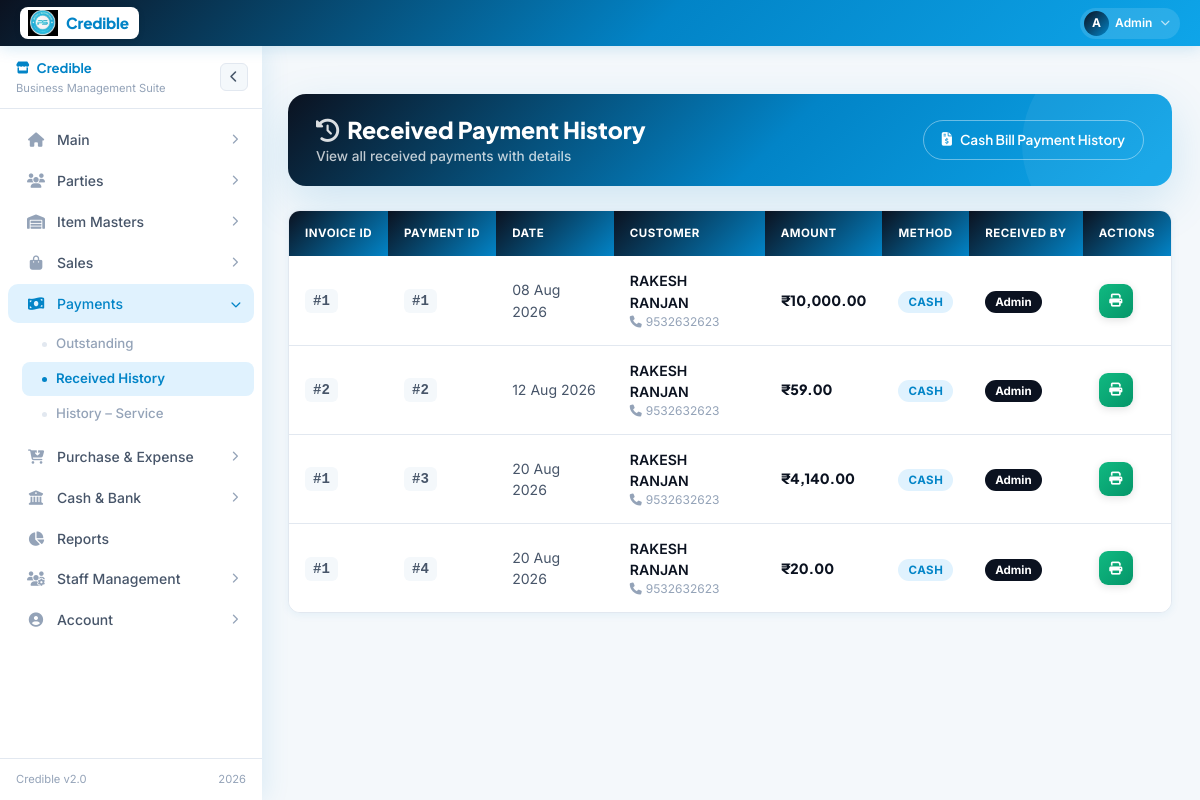
Page /payment_history.php (signed in) on the committed database.
### tables this page shows
CREATE TABLE `received_payments` (
  `id` int(11) NOT NULL AUTO_INCREMENT,
  `invoice_id` int(11) NOT NULL,
  `payment_method` varchar(50) NOT NULL,
  `amount` decimal(12,2) NOT NULL,
  `created_by` int(11) NOT NULL,
  `created_at` datetime DEFAULT current_timestamp(),
  `updated_at` datetime DEFAULT NULL,
  `receipt_id` int(11) DEFAULT NULL,
  PRIMARY KEY (`id`)
);

CREATE TABLE `invoices` (
  `id` int(11) NOT NULL AUTO_INCREMENT,
  `customer_name` varchar(255) NOT NULL,
  `customer_phone` varchar(50) NOT NULL,
  `customer_address` text DEFAULT NULL,
  `total_amount` decimal(12,2) NOT NULL,
  `created_by` int(11) NOT NULL,
  `created_at` datetime DEFAULT current_timestamp(),
  `tds_percent` decimal(5,2) DEFAULT 0.00,
  `tds_amount` decimal(10,2) DEFAULT 0.00,
  `invoice_no` varchar(50) DEFAULT NULL,
  `terms_text` text DEFAULT NULL,
  PRIMARY KEY (`id`)
);

### payment_history.php (the view, shortened to what this page needs)
<?php
require_once 'config.php';
include('layout.php');
try {
    $sql = "SELECT rp.*, i.customer_name, i.customer_phone, i.total_amount as invoice_amount,
                   COALESCE(u.full_name, cu.name) as received_by,
                   rp.created_by as created_by_id
            FROM received_payments rp
            JOIN invoices i ON rp.invoice_id = i.id
            LEFT JOIN users u ON rp.created_by = u.id
            LEFT JOIN create_users cu ON rp.created_by = cu.id
            WHERE 1=1 ";
    if (isset($_SESSION['user_type']) && $_SESSION['user_type'] === 'staff') {
        $sql .= " AND rp.created_by = ?";
        $stmt = $conn->prepare($sql);
        $stmt->bind_param("i", $_SESSION['user_id']);
        $stmt->execute();
        $res = $stmt->get_result();
    } else {
        $res = $conn->query($sql);
    }
    $payments = [];
    if ($res) {
        $payments = $res->fetch_all(MYSQLI_ASSOC);
    }
} catch (Exception $e) {
    $error_message = 'Failed to fetch payment history: ' . $e->getMessage();
}
?>
<link rel="stylesheet" href="https://cdnjs.cloudflare.com/ajax/libs/font-awesome/6.5.0/css/all.min.css">
<div class="content <?php echo isset($is_restricted) && !$is_restricted ? 'content-full' : ''; ?>">
    <div class="page-hero">
        <div class="page-title">
            <h4><i class="fas fa-history me-2" style="opacity: 0.85;"></i>Received Payment History</h4>
            <h6>View all received payments with details</h6>
        </div>
        <div class="hero-actions">
            <a href="cash_payment_history.php" class="btn-custom">
                <i class="fas fa-file-invoice-dollar"></i> Cash Bill Payment History
            </a>
        </div>
    </div>
    <div class="card">
        <div class="table-responsive">
            <table class="table">
                <thead>
                    <tr>
                        <th>Invoice ID</th>
                        <th>Payment ID</th>
                        <th>Date</th>
                        <th>Customer</th>
                        <th>Amount</th>
                        <th>Method</th>
                        <th>Received By</th>
                        <th>Actions</th>
                    </tr>
                </thead>
                <tbody>
                    <?php if (empty($payments)): ?>
                        <tr>
                            <td colspan="8" style="text-align: center; padding: 40px 20px; color: var(--text-muted);">
                                <i class="fas fa-search-dollar" style="font-size: 32px; opacity: 0.3; margin-bottom: 10px; display:block;"></i>
                                No payment records found.
                            </td>
                        </tr>
                    <?php else: ?>
                        <?php foreach ($payments as $payment): ?>
                            <tr>
                                <td><span class="invoice-badge">#<?php echo htmlspecialchars($payment['invoice_id']); ?></span></td>
                                <td><span class="invoice-badge">#<?php echo htmlspecialchars($payment['id']); ?></span></td>
                                <td style="color: var(--text-mid);"><?php echo date('d M Y', strtotime($payment['created_at'])); ?></td>
                                <td>
                                    <div style="font-weight: 600;"><?php echo htmlspecialchars($payment['customer_name']); ?></div>
                                    <div style="font-size: 0.75rem; color: var(--text-muted);"><i class="fas fa-phone me-1"></i><?php echo htmlspecialchars($payment['customer_phone'] ?? 'N/A'); ?></div>
                                </td>
                                <td class="amount-text">₹<?php echo number_format($payment['amount'], 2); ?></td>
                                <td>
                                    <span class="payment-method-badge">
                                        <?php echo htmlspecialchars(ucfirst($payment['payment_method'])); ?>
                                    </span>
                                </td>
                                <td>
                                    <span style="background: <?php echo ($payment['received_by'] ?? '') === 'Admin' ? 'var(--brand-dark)' : 'var(--success)'; ?>; color: white; padding: 4px 10px; border-radius: 50px; font-size: 0.72rem; font-weight: 700;">
                                        <?php echo htmlspecialchars($payment['received_by']); ?>
                                    </span>
                                </td>
                                <td>
                                    <div class="action-container">
                                        <a href="print_receipt.php?id=<?php echo $payment['id']; ?>&type=in" target="_blank" class="action-btn print" data-title="Print Receipt">
                                            <i class="fas fa-print"></i>
                                        </a>
                                    </div>
                                </td>
                            </tr>
                        <?php endforeach; ?>
                    <?php endif; ?>
                </tbody>
            </table>
        </div>
    </div>
</div>
<?php
$content = ob_get_clean();
echo $content;
?>

### layout.php (style rules this page uses)
:root { --brand: #0284c7; --brand-dark: #0b1220; --brand-mid: #0ea5e9; --brand-light: #e0f2fe; --brand-xlight: #f0f9ff; --gold: #0369a1; --white: #ffffff; --bg: #f4f8fb; --card: #ffffff; --border: #e2e8f0; --text: #0b1220; --text-mid: #475569; --text-muted: #94a3b8; --success: #16a34a; --danger: #dc2626; --nav-h: 46px; --sb-w: 262px; --sb-w-collapsed: 64px; --radius: 10px; --shadow-nav: 0 2px 16px rgba(2,132,199,.18); --shadow-sb: 4px 0 24px rgba(2,132,199,.10); --transition: 0.28s cubic-bezier(.4,0,.2,1); }
*, *::before, *::after { box-sizing: border-box; margin: 0; padding: 0; }
html { scroll-behavior: smooth; }
body { font-family: 'Inter', sans-serif; background: var(--bg); color: var(--text); overflow-x: hidden; }

### rows in the picture
received_payments: invoice "1", id "1", created_at "08 Aug 2026", invoice.customer_name "RAKESH RANJAN", invoice.customer_phone "9532632623", amount "10,000.00", payment_method "CASH", received_by "Admin"
received_payments: invoice "2", id "2", created_at "12 Aug 2026", invoice.customer_name "RAKESH RANJAN", invoice.customer_phone "9532632623", amount "59.00", payment_method "CASH", received_by "Admin"
received_payments: invoice "1", id "3", created_at "20 Aug 2026", invoice.customer_name "RAKESH RANJAN", invoice.customer_phone "9532632623", amount "4,140.00", payment_method "CASH", received_by "Admin"
received_payments: invoice "1", id "4", created_at "20 Aug 2026", invoice.customer_name "RAKESH RANJAN", invoice.customer_phone "9532632623", amount "20.00", payment_method "CASH", received_by "Admin"

### other values in the picture
substr($uname, 0, 1) "A"
explode(' ', $uname)[0] "Admin"
